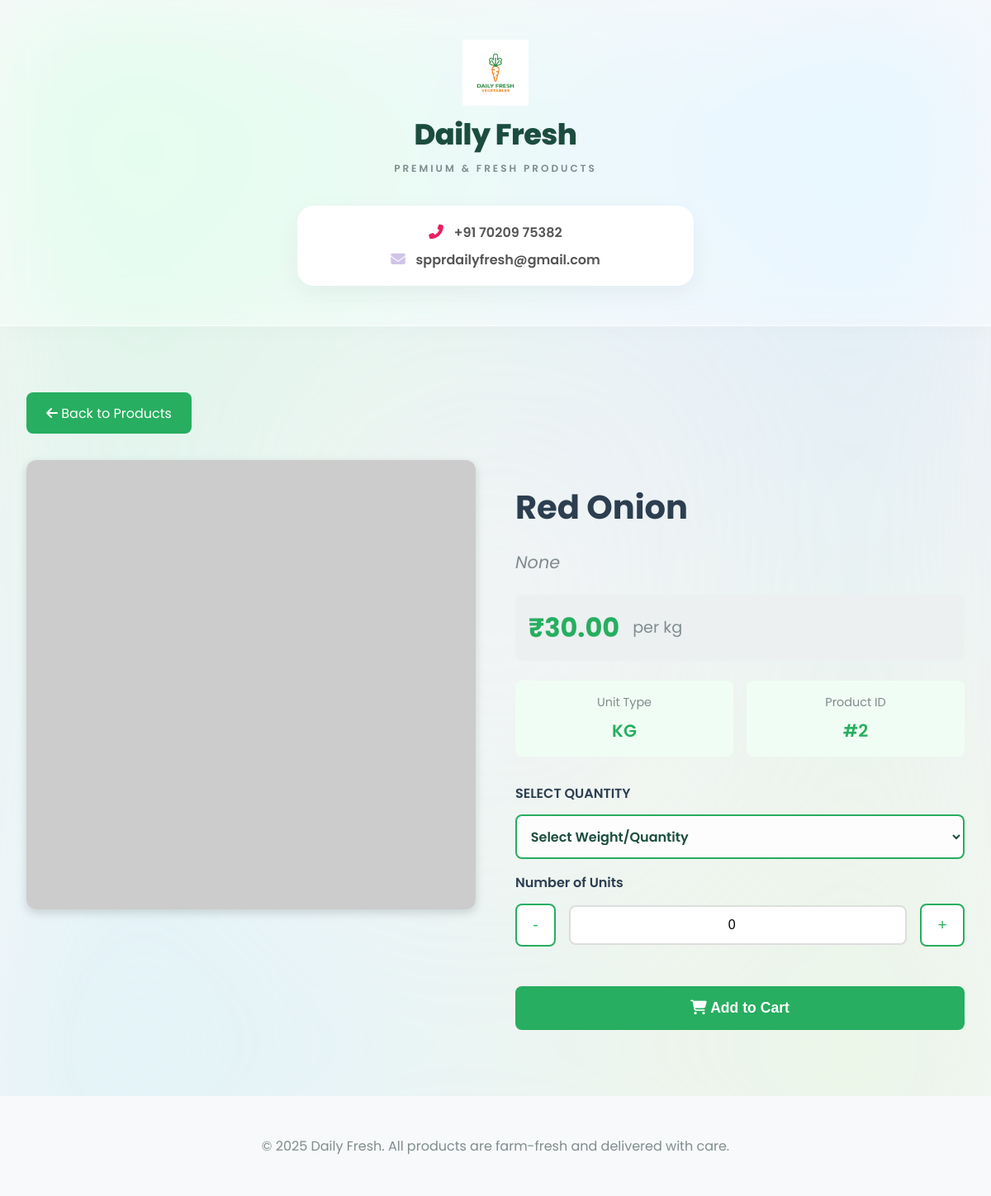
Screenshot of /product/2/ with the database file from the repository.
### New dango/store/models.py (models this page shows, shortened)
class Product(models.Model):
    name = models.CharField(max_length=100)
    local_name = models.CharField(max_length=100, blank=True, null=True)
    price = models.DecimalField(max_digits=6, decimal_places=2)
    unit = models.CharField(max_length=20, default='kg')
    image = models.ImageField(upload_to='products/', blank=True, null=True)
    description = models.TextField(blank=True, null=True)

### New dango/store/views.py (the view)
# urls.py: path('product/<int:pk>/', views.product_detail, name='product_detail'),
def product_detail(request, pk):
    product = get_object_or_404(Product, pk=pk)
    return render(request, 'store/product_detail.html', {'product': product})

### New dango/store/templates/store/product_detail.html (shortened to what this page needs)
<!DOCTYPE html>
<html lang="en">
<head>
    <link rel="stylesheet" href="/static/store/style.css">
    <link rel="stylesheet" href="https://cdn.jsdelivr.net/npm/@fortawesome/fontawesome-free@6.4.2/css/all.min.css">
</head>
<body>
    <header>
        <div class="logo-container">
            <img src="/static/store/images/logo.png" alt="Daily Fresh Logo" class="logo">
            <h1>Daily Fresh</h1>
            <p>PREMIUM & FRESH PRODUCTS</p>
        </div>
        <div class="contact-info">
            <p><i class="fas fa-phone-alt"></i> +91 70209 75382</p>
            <p><i class="fas fa-envelope"></i> spprdailyfresh@gmail.com</p>
        </div>
    </header>
    <main class="product-detail-container">
        <a href="/" class="back-button"><i class="fas fa-arrow-left"></i> Back to Products</a>
        <div class="detail-content">
            <div class="product-image-section">
                <img src="{% if product.image %}{{ product.image.url }}{% else %}https://placehold.co/400x400?text={{ product.name }}{% endif %}"
                    alt="{{ product.name }}">
            </div>
            <div class="product-info-section">
                <h1>{{ product.name }}</h1>
                <p class="product-local-name">{{ product.local_name }}</p>
                <div class="price-unit-section">
                    <div class="price-display">₹{{ product.price }}</div>
                    <div class="unit-display">per {{ product.unit }}</div>
                </div>
                <div class="info-grid">
                    <div class="info-item">
                        <label>Unit Type</label>
                        <value>{{ product.unit|upper }}</value>
                    </div>
                    <div class="info-item">
                        <label>Product ID</label>
                        <value>#{{ product.id }}</value>
                    </div>
                </div>
                <div class="quantity-section">
                    <label>SELECT QUANTITY</label>
                    <select id="weight-select" class="quantity-select">
                        <option value="Select Weight">Select Weight/Quantity</option>
                    </select>
                    <label>Number of Units</label>
                    <div class="quantity-controls">
                        <button onclick="decreaseQty()">-</button>
                        <input type="number" id="qty-input" value="0" readonly>
                        <button onclick="increaseQty()">+</button>
                    </div>
                </div>
                <button class="add-to-cart-btn" onclick="addToCart()">
                    <i class="fas fa-shopping-cart"></i> Add to Cart
                </button>
            </div>
        </div>
    </main>
    <footer style="text-align: center; padding: 2rem; background: #f8f9fa; margin-top: 3rem; color: #7f8c8d;">
        <p>&copy; 2025 Daily Fresh. All products are farm-fresh and delivered with care.</p>
    </footer>
</body>
</html>

### New dango/store/static/store/style.css (style rules this page uses)
body { font-family: 'Poppins', sans-serif; color: #1d1d1f; margin: 0; padding: 0; min-height: 100vh; background: #f5f5f7; position: relative; overflow-x: hidden; }
body::before { content: ''; position: fixed; top: 0; left: 0; width: 100%; height: 100%; z-index: -1; background: radial-gradient(at 0% 0%, rgba(132, 250, 176, 0.3) 0px, transparent 50%), radial-gradient(at 100% 0%, rgba(143, 211, 244, 0.3) 0px, transparent 50%), radial-gradient(at 100% 100%, rgba(200, 250, 180, 0.3) 0px, transparent 50%), radial-gradient(at 0% 100%, rgba(160, 240, 255, 0.3) 0px, transparent 50%); filter: blur(100px); animation: meshMove 20s ease-in-out infinite alternate; }
header { text-align: center; padding: 3rem 2rem; background: rgba(255, 255, 255, 0.45); backdrop-filter: blur(25px) saturate(180%); -webkit-backdrop-filter: blur(25px) saturate(180%); border-bottom: 1px solid rgba(255, 255, 255, 0.6); margin-bottom: 3rem; box-shadow: 0 4px 30px rgba(0, 0, 0, 0.02), inset 0 -1px 0 rgba(255, 255, 255, 0.3); }
.logo-container { display: flex; flex-direction: column; align-items: center; margin-bottom: 1.5rem; }
.logo-container img.logo { width: 80px; height: auto; margin-bottom: 0.5rem; }
.logo-container h1 { font-size: 2.2rem; color: #1b4d3e; margin: 0; font-weight: 800; letter-spacing: -0.5px; }
.logo-container p { color: #7f8c8d; font-size: 0.75rem; letter-spacing: 3px; margin-top: 0.4rem; text-transform: uppercase; font-weight: 600; }
.contact-info { margin: 0 auto; display: flex; flex-direction: column; align-items: center; justify-content: center; gap: 0.5rem; background: #ffffff; padding: 1.2rem 2.5rem; border-radius: 20px; box-shadow: 0 10px 30px rgba(0, 0, 0, 0.05); max-width: 400px; width: 90%; position: relative; z-index: 10; }
.contact-info p { margin: 0; font-size: 1rem; color: #555; font-weight: 600; display: flex; align-items: center; gap: 0.8rem; }
.contact-info i.fa-phone-alt { color: #e91e63; font-size: 1.1rem; }
.contact-info i.fa-envelope { color: #d1c4e9; font-size: 1.1rem; }
.quantity-select { width: 100%; padding: 0.8rem 1rem; border: 2px solid #66bb6a; border-radius: 12px; background: #fdfdfd; font-size: 1rem; font-weight: 600; margin-bottom: 0.5rem; outline: none; color: #1b4d3e; font-family: inherit; cursor: pointer; box-sizing: border-box; transition: all 0.3s ease; }

### rows the page displays
Product: name "Red Onion", local_name "None", price "30.00", unit "kg", unit "KG", id "2"
